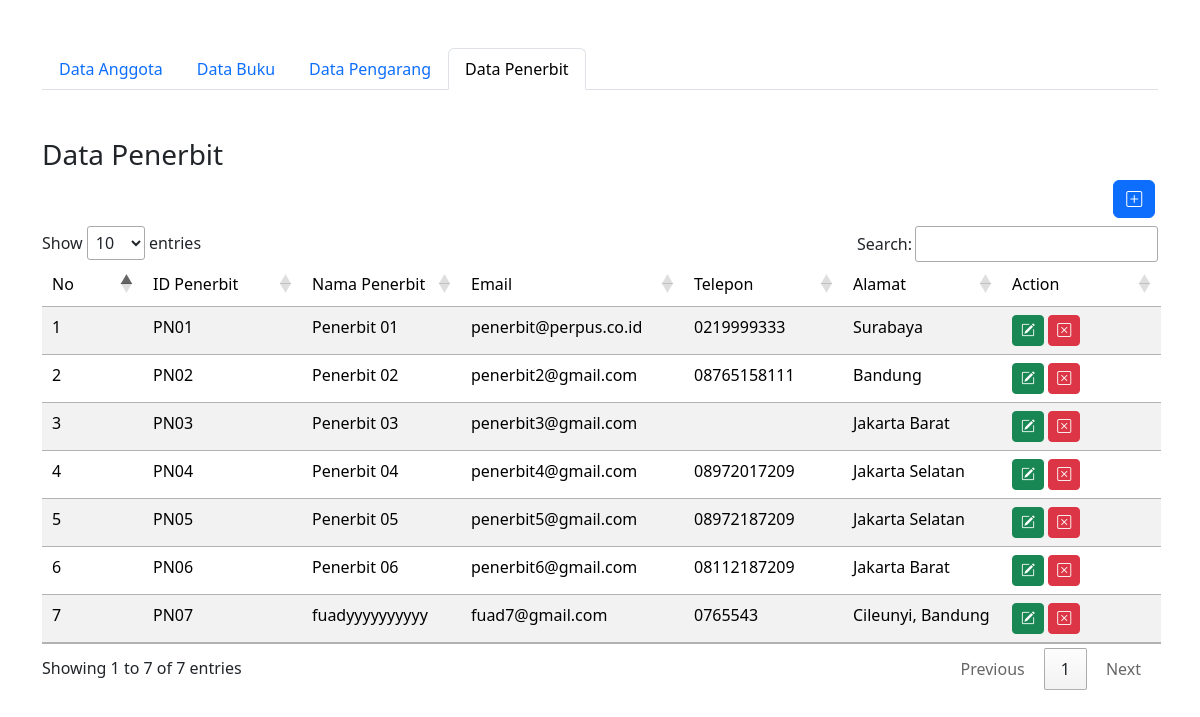
The page /sesi29/penerbit/penerbit.php on the database its author committed.
### tables this page shows
CREATE TABLE `penerbit` (
  `id_penerbit` varchar(8) NOT NULL,
  `nama_penerbit` varchar(255) DEFAULT NULL,
  `email` varchar(50) DEFAULT NULL,
  `telp` varchar(12) DEFAULT NULL,
  `alamat` varchar(255) DEFAULT NULL
);

### sesi29/penerbit/penerbit.php (the view, shortened to what this page needs)
<?php
    include "../config/config.php";
    $query = mysqli_query($con, "SELECT * FROM penerbit");
?>
<!DOCTYPE html>
<html lang="en">
<head>
    <link href="https://cdn.jsdelivr.net/npm/bootstrap@5.3.2/dist/css/bootstrap.min.css" rel="stylesheet"
>
    <link rel="stylesheet" href="https://cdn.jsdelivr.net/npm/bootstrap-icons@1.11.1/font/bootstrap-icons.css">
    <link rel="stylesheet" href="https://cdn.datatables.net/1.13.7/css/jquery.dataTables.css" />
</head>
<body>
    <div class="container">
        <div class="row">
            <div class="col-md-12 text-center  mb-5 mt-5">
            <ul class="nav nav-tabs">
                    <li class="nav-item">
                        <a class="nav-link" href="../index.php">Data Anggota</a>
                    </li>
                    <li class="nav-item">
                        <a class="nav-link" href="../buku/buku.php">Data Buku</a>
                    </li>
                    <li class="nav-item">
                        <a class="nav-link" href="../pengarang/pengarang.php">Data Pengarang</a>
                    </li>
                    <li class="nav-item">
                        <a class="nav-link active" aria-current="page" href="penerbit.php">Data Penerbit</a>
                    </li>
                </ul>
            </div>
            <div class="col-md-12">
                <h3>Data Penerbit</h3>
                <a href="tambah_pener.php" class="btn btn-primary bi bi-plus-square mb-2" style="margin-left: 96%;" ></a>
                    <table id="myTable" class="table table-striped" >
                        <thead>
                            <tr>
                                <td width="50px">No</td>
                                <td width="100px">ID Penerbit</td>
                                <td width="100px">Nama Penerbit</td>
                                <td width="100px">Email</td>
                                <td width="100px">Telepon</td>
                                <td width="100px">Alamat</td>
                                <td width="100px">Action</td>
                            </tr>
                        </thead>
                        <tbody>
                            <?php if(mysqli_num_rows($query)>0) { ?>
                                <?php $no = 1;
                                    while ($data = mysqli_fetch_array($query)){
                                ?>
                                <tr>
                                    <td><?php echo $no;?></td>
                                    <td><?php echo $data["id_penerbit"];?></td>
                                    <td><?php echo $data["nama_penerbit"];?></td>
                                    <td><?php echo $data["email"];?></td>
                                    <td><?php echo $data["telp"];?></td>
                                    <td><?php echo $data["alamat"];?></td>
                                    <td>
                                    <a class="btn btn-success bi bi-pencil-square btn-sm" href="edit_penerbit.php?id_penerbit=<?php echo $data['id_penerbit'];?>"></a>
                                    <a class="btn btn-danger bi bi-x-square btn-sm " href="delete_penerbit.php?id_penerbit=<?php echo $data['id_penerbit'];?>"></a>
                                    </td>
                                </tr>
                            <?php $no++; }?>
                            <?php }  ?>
                        </tbody>
                    </table>
            </div>
        </div>
    </div>
</body>
</html>

### rows shown on the page
penerbit: id_penerbit "PN01", nama_penerbit "Penerbit 01", email "penerbit@perpus.co.id", telp "0219999333", alamat "Surabaya"
penerbit: id_penerbit "PN02", nama_penerbit "Penerbit 02", email "penerbit2@gmail.com", telp "08765158111", alamat "Bandung"
penerbit: id_penerbit "PN03", nama_penerbit "Penerbit 03", email "penerbit3@gmail.com", alamat "Jakarta Barat"
penerbit: id_penerbit "PN04", nama_penerbit "Penerbit 04", email "penerbit4@gmail.com", telp "08972017209", alamat "Jakarta Selatan"
penerbit: id_penerbit "PN05", nama_penerbit "Penerbit 05", email "penerbit5@gmail.com", telp "08972187209", alamat "Jakarta Selatan"
penerbit: id_penerbit "PN06", nama_penerbit "Penerbit 06", email "penerbit6@gmail.com", telp "08112187209", alamat "Jakarta Barat"
penerbit: id_penerbit "PN07", nama_penerbit "fuadyyyyyyyyyy", email "fuad7@gmail.com", telp "0765543", alamat "Cileunyi, Bandung"
